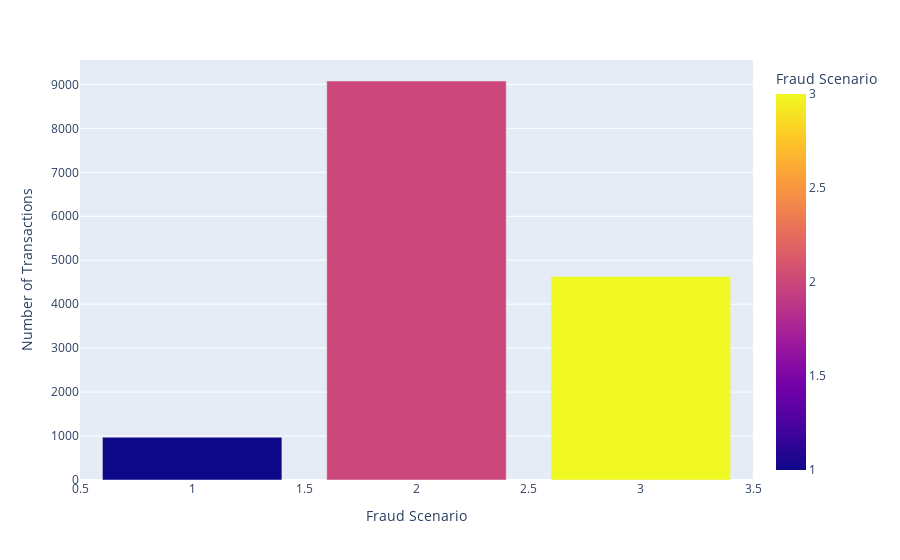

Source (notebook cell):
### Code cell
df = pd.read_csv("data/raw.csv")
df = df[(df['TX_FRAUD_SCENARIO'] != 0) & (df['TX_AMOUNT'] != 0)]
grouped = df.groupby("TX_FRAUD_SCENARIO").size().reset_index(name="count")

fig = px.bar(grouped, x="TX_FRAUD_SCENARIO", y="count", color="TX_FRAUD_SCENARIO",
             labels={"TX_FRAUD_SCENARIO": "Fraud Scenario", "count": "Number of Transactions"})

fig.show()

### Figure 1 — Plotly figure (JSON) as saved in the notebook; plotly's stock layout.template omitted (floating-point values rounded to 4 significant figures)
{"data": [{"alignmentgroup": "True", "hovertemplate": "Fraud Scenario=%{marker.color}<br>Number of Transactions=%{y}<extra></extra>", "legendgroup": "", "marker": {"color": [1, 2, 3], "coloraxis": "coloraxis", "pattern": {"shape": ""}}, "name": "", "offsetgroup": "", "orientation": "v", "showlegend": false, "textposition": "auto", "type": "bar", "x": [1, 2, 3], "xaxis": "x", "y": [973, 9077, 4631], "yaxis": "y"}], "layout": {"barmode": "relative", "coloraxis": {"colorbar": {"title": {"text": "Fraud Scenario"}}, "colorscale": [[0, "#0d0887"], [0.1111, "#46039f"], [0.2222, "#7201a8"], [0.3333, "#9c179e"], [0.4444, "#bd3786"], [0.5556, "#d8576b"], [0.6667, "#ed7953"], [0.7778, "#fb9f3a"], [0.8889, "#fdca26"], [1, "#f0f921"]]}, "legend": {"tracegroupgap": 0}, "margin": {"t": 60}, "xaxis": {"anchor": "y", "domain": [0, 1], "title": {"text": "Fraud Scenario"}}, "yaxis": {"anchor": "x", "domain": [0, 1], "title": {"text": "Number of Transactions"}}}}
